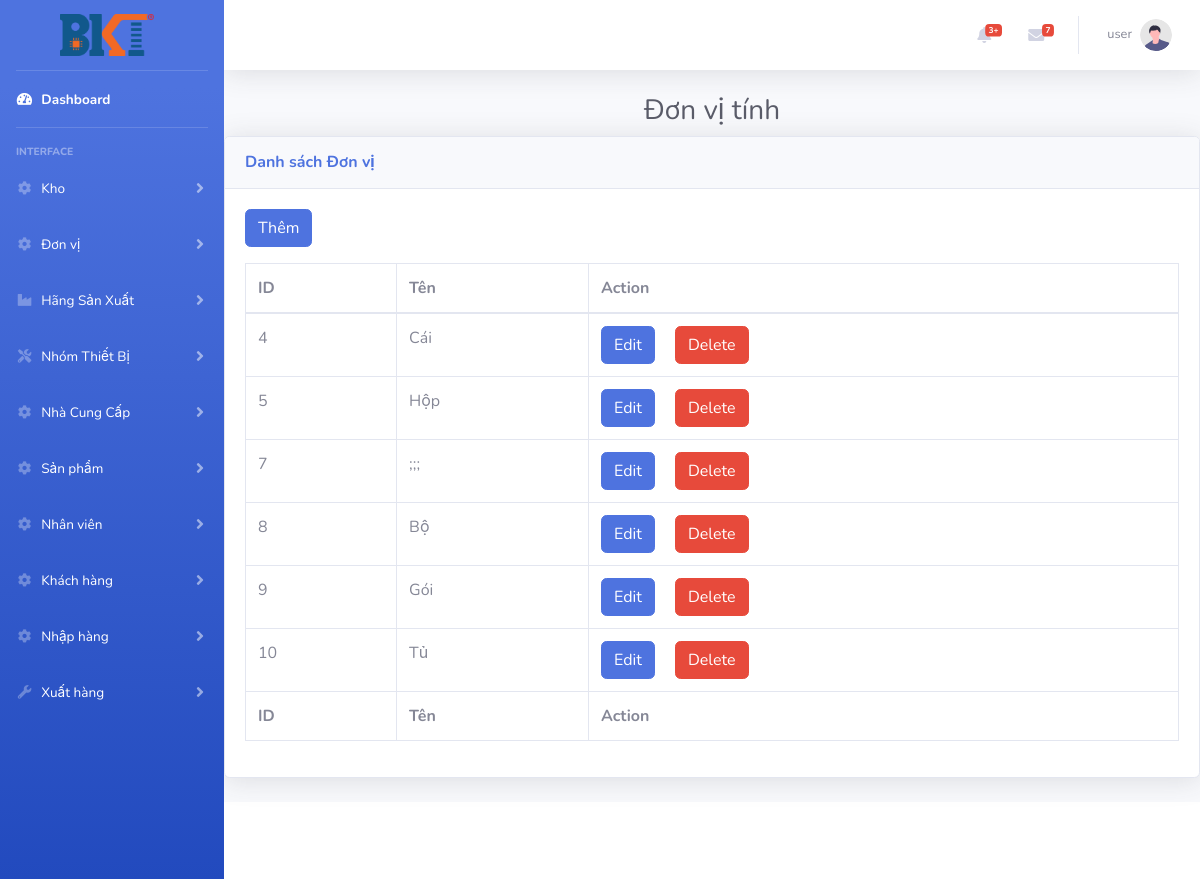
The app's page /index.php?controller=donvitinh (signed in) with its own data.
### tables this page shows
CREATE TABLE `donvitinh` (
  `Id` int(11) NOT NULL,
  `DonVi` varchar(100) DEFAULT NULL
);

### controllers/donvitinh_controller.php (called while the page is built, shortened)
<?php
require_once ('models/donvitinh.php');
class DonViTinhController extends BaseController
{
    public function  index()
    {
        $donvis = DonViTinh::all();
        $data =array('donvi'=> $donvis);
        $this->render('index',$data);
    }
}

### routes.php (called while the page is built, shortened)
<?php
$controller = new $klass;
$controller->$action();

### index.php (called while the page is built, shortened)
<?php
require_once('routes.php');

### models/donvitinh.php (called while the page is built, shortened)
<?php
class DonViTinh{
    function __construct($Id,$DonVi)
    {
        $this->Id = $Id;
        $this->DonVi= $DonVi;
    }
    static function all()
    {
        $list = [];
        $db =DB::getInstance();
        $reg = $db->query('select *from DonViTinh');
        foreach ($reg->fetchAll() as $item){
            $list[] =new DonViTinh($item['Id'],$item['DonVi']);
        }
        return $list;
    }
}

### views/donvitinh/index.php (the view, shortened to what this page needs)
<?php
require_once ('models/donvitinh.php');
?>
<h1 class="h3 mb-2 text-center text-gray-800 ">Đơn vị tính</h1>
<div class="card shadow mb-4">
    <div class="card-header py-3">
        <h6 class="m-0 font-weight-bold text-primary">Danh sách Đơn vị</h6>
    </div>
    <div class="card-body">
        <a href="index.php?controller=donvitinh&action=insert" class="btn btn-primary mb-3">Thêm</a>
        <div class="table-responsive">
            <table class="table table-bordered" id="dataTable" width="100%" cellspacing="0">
                <thead>
                <tr>
                    <th>ID</th>
                    <th>Tên</th>
                    <th>Action</th>
                </tr>
                </thead>
                <tfoot>
                <tr>
                    <th>ID</th>
                    <th>Tên</th>
                    <th>Action</th>
                </tr>
                </tfoot>
                <tbody>
                <?php
                foreach ($donvi as $item){
                    ?>
                    <form method="post">
                        <tr>
                            <td><?= $item->Id   ?></td>
                            <td><?= $item->DonVi?></td>
                            <td>
                            <a  href="index.php?controller=donvitinh&action=edit&id=<?= $item->Id?>"  class='btn btn-primary mr-3'>Edit</a>
                            <button type="submit" name="dele" value="<?= $item->Id ?>"    class='btn btn-danger'>Delete</button>
                    </form>
                    <?php
                }
                ?>
                </tbody>
            </table>
        </div>
    </div>
</div>

### records on screen
donvitinh: Id "4", DonVi "Cái"
donvitinh: Id "5", DonVi "Hộp"
donvitinh: Id "7", DonVi ";;;"
donvitinh: Id "8", DonVi "Bộ"
donvitinh: Id "9", DonVi "Gói"
donvitinh: Id "10", DonVi "Tủ"

### other values on screen
$_SESSION['username'] "user"
